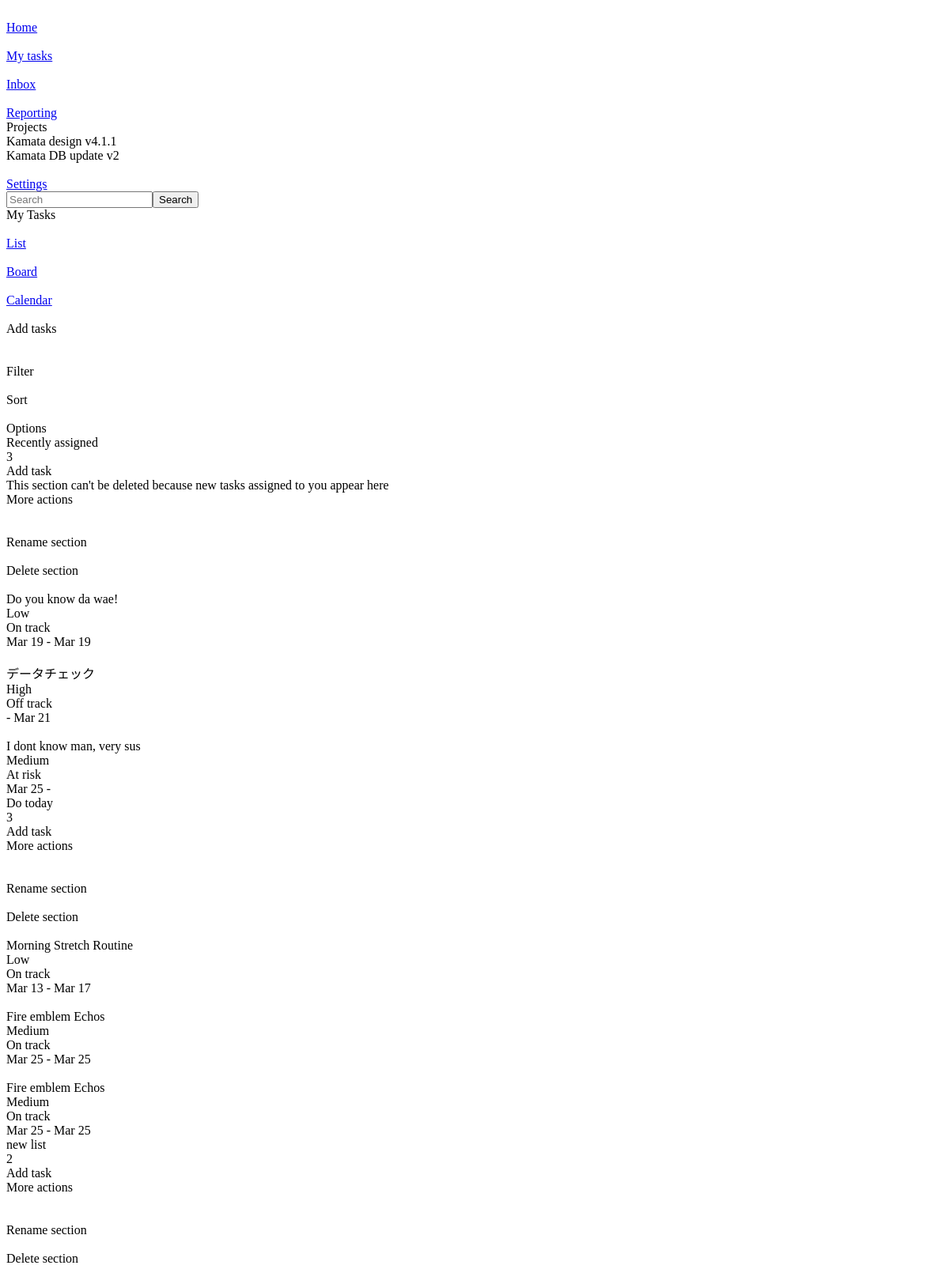
/ (upper part), run on an earlier commit of the app's database.
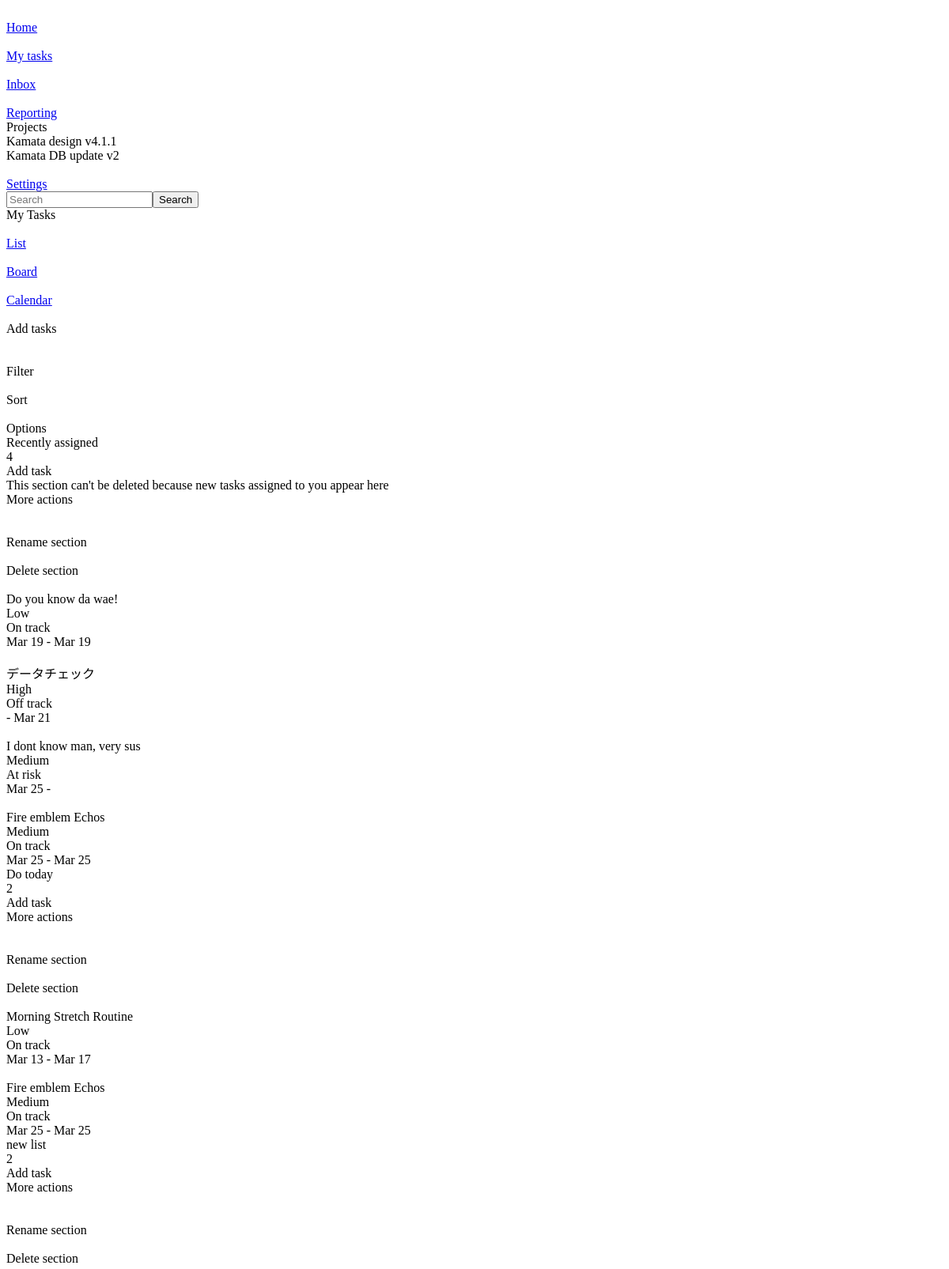
And on a later commit of the database.
### app/models.py (models this page shows)
class Task(models.Model):
    created_by = models.ForeignKey(User, on_delete=models.CASCADE)
    priority = models.ForeignKey('Priority', on_delete=models.CASCADE, null=True, blank=True)
    status = models.ForeignKey('Status', on_delete=models.CASCADE, null=True, blank=True)
    list = models.ForeignKey('List', on_delete=models.CASCADE)
    project = models.ForeignKey('Project', on_delete=models.CASCADE,  null=True, blank=True)
    name = models.CharField(max_length=50)
    is_completed = models.BooleanField(default=False)
    description = models.TextField(null=True, blank=True)
    created_at = models.DateTimeField(auto_now_add=True)
    start_date = models.DateField(null=True, blank=True)
    deadline = models.DateField(null=True, blank=True)

class Priority(models.Model):
    priority = models.CharField(max_length=10, null=True, blank=True)
    combo_class = models.CharField(max_length=10, null=True, blank=True)

class Status(models.Model):
    status = models.CharField(max_length=10, null=True, blank=True)
    combo_class = models.CharField(max_length=10, null=True, blank=True)

class List(models.Model):
    title = models.CharField(max_length=25)

### app/views.py (the view)
# urls.py: path('', views.home, name='home'),
def home(request):
    lists = List.objects.all()
    tasks = Task.objects.all()
    projects = Project.objects.all()
    status = Status.objects.all()
    priority = Priority.objects.all()
    context = {
        'lists': lists,
        'tasks': tasks,
        'projects': projects,
        'status': status,
        'priority': priority,
    }
    return render(request, 'home.html', context)

### app/templatetags/custom_filters.py (called while the page is built)
@register.filter
def filter_by_list(tasks, list_id):
    return tasks.filter(list_id=list_id)

### app/templates/home.html (shortened to what this page needs)
<!DOCTYPE html>
{% load custom_filters %}
{% load static %}
<html data-wf-page="67aeea944d589896c64eea3b" data-wf-site="67aeea944d589896c64ee9d5"
  class="w-mod-js wf-inter-n4-active wf-inter-n3-active wf-inter-n5-active wf-active w-mod-ix">
<head>
  <link href="https://cdn.prod.website-files.com/67aeea944d589896c64ee9d5/css/kamata.webflow.c56fb8e45.css" rel="stylesheet" type="text/css">
  <link rel="stylesheet" href="{% static 'main.css' %}">
  <link rel="stylesheet" href="https://fengyuanchen.github.io/datepicker/css/datepicker.css">
</head>
<body cz-shortcut-listen="true">
  <div class="main-wrap none">
    <div class="sidebar-wrap">
      <div class="sidebar-content_up">
        <div class="content-wrap sidebar_1"><a href="#" class="button sidebar-menu w-inline-block">
            <div class="icon-wrap"><img
                loading="lazy" alt=""></div>
            <div>Home</div>
          </a><a href="#" class="button sidebar-menu is-active w-inline-block">
            <div class="icon-wrap"><img
                loading="lazy" alt=""></div>
            <div>My tasks</div>
          </a><a href="#" class="button sidebar-menu w-inline-block">
            <div class="icon-wrap"><img
            </div>
            <div>Inbox</div>
          </a>
          <div class="content-wrap sidebar_2"><a href="#" class="button sidebar-menu w-inline-block">
              <div class="icon-wrap"><img
                  loading="lazy" alt=""></div>
              <div>Reporting</div>
            </a>
            <div class="project-dropdown_sidebar">
              <div class="text small">Projects</div>
              <div class="list-project_dropdown">
                <div>Kamata design v4.1.1</div>
              </div>
              <div class="list-project_dropdown">
                <div>Kamata DB update v2</div>
              </div>
            </div>
          </div>
        </div>
      </div>
      <div class="sidebar-content_down">
        <div class="content-wrap sidebar_1"><a href="#" class="button sidebar-menu w-inline-block">
            <div class="icon-wrap"><img
                loading="lazy" alt=""></div>
            <div>Settings</div>
          </a>
        </div>
      </div>
    </div>
    <div class="topbar-wrap">
      <div class="searchbar-wrap">
        <form action="/search" class="search w-form"><input class="searchbar-custom w-input" maxlength="256"
            name="query" placeholder="Search" type="search" id="search" required=""><input type="submit"
            class="search-button w-button" value="Search"></form>
      </div>
      <div class="w-layout-grid topbar-content-wrap">
        <div id="w-node-c7ae0cee-eda5-eab6-fc67-11cd50fe6a3e-c64eea3b" class="topbar_header">
          <div class="text title _1">My Tasks</div>
        </div>
        <div id="w-node-_11e6370c-14ee-cfb9-8a9b-27e52f836482-c64eea3b" class="taskpanel_selector"><a href="#"
            class="link views w-inline-block">
            <div class="img-wrap views-icon icon"><img
                loading="lazy" alt=""></div>
            <div>List</div>
          </a><a href="#" class="link views is-active w-inline-block">
            <div class="img-wrap views-icon icon"><img
                loading="lazy" alt=""></div>
            <div>Board</div>
          </a><a href="#" class="link views cursorblock w-inline-block">
            <div class="img-wrap views-icon icon"><img
                loading="lazy" alt=""></div>
            <div>Calendar</div>
          </a></div>
        <div id="w-node-_9061b51e-935b-e7ac-d50a-0adf4edb31f2-c64eea3b" class="w-layout-grid topbar_settings">
          <div id="w-node-_9d3733f6-5a80-b591-2cac-dab826e54d6c-c64eea3b" class="addtask-topbar">
            <div class="button addtask_topbar" data-list="1" data-popup-trigger="create-task">
              <div class="icon-wrap width-13"><img
                  loading="lazy" alt=""></div>
              <div class="text-block">Add tasks</div>
            </div>
            <div class="button moreaction_topbar">
              <div class="icon-wrap width-13"><img
                  loading="lazy" alt=""></div>
            </div>
          </div>
          <div id="w-node-_45d34834-1b3f-18a7-550c-5c7e7e8cb4f9-c64eea3b" class="settings-topbar">
            <div class="button setting">
              <div class="icon-wrap width-13"><img
                  loading="lazy" alt=""></div>
              <div>Filter</div>
            </div>
            <div class="button setting">
              <div class="icon-wrap width-13"><img
                  loading="lazy" alt=""></div>
              <div>Sort</div>
            </div>
            <div class="button setting">
              <div class="icon-wrap width-13"><img
                  loading="lazy" alt=""></div>
              <div>Options</div>
            </div>
          </div>
        </div>
      </div>
    </div>
    <div class="w-layout-grid list-wrap">
      <div id="w-node-_60766be2-e2cf-9137-be7b-4c8f2ddb67e6-c64eea3b" class="list-group">
        <div data-list="first" data-list="1" class="list">
          <div class="list-header">
            <div class="flex gap5">
              <div class="list_header-title">Recently assigned</div>
              <div class="text list_header-total">{{ tasks|filter_by_list:1|length }}<br></div>
            </div>
            <div class="flex y-center gap2 relative">
              <div data-list="1" class="explanation-box tooltip-list_header-addtask-hover">
                <div>Add task</div>
              </div>
              <div data-list="1" class="explanation-box tooltip-delete-section-null-hover">
                <div>This section can't be deleted because new tasks assigned to you appear here</div>
              </div>
              <div data-list="1" class="explanation-box tooltip-list_header-moreactions-hover">
                <div>More actions</div>
              </div>
              <div data-explains="tooltip-list_header-addtask-hover" data-list="1" class="button list_header-addtask"
                data-popup-trigger="create-task">
              </div>
              <div data-explains="tooltip-list_header-moreactions-hover" data-list="1"
                class="button list_header-moreactions"><img
              </div>
              <div data-list="1" class="subpage list_header-moreactions-menu">
                <div class="subpage_link rename-section">
                  <div>Rename section</div>
                </div>
                <div data-explains="tooltip-delete-section-null-hover" data-list="1"
                  class="subpage_link delete-section-null">
                  <div class="img-wrap trashcan-icon"><img
                      loading="lazy" alt=""></div>
                  <div>Delete section</div>
                </div>
              </div>
            </div>
          </div>
          {% for task in tasks|filter_by_list:1 %}
          <div data-item="{{ task.id }}" data-popup-trigger="edit-task" data-task-id="{{ task.id }}" data-item-project-id="{{ task.project.id }}" data-item-project-name="{{ task.project.name }}" data-item-description="{{ task.description }}" data-item-start-date="{{ task.start_date }}" data-item-deadline="{{ task.deadline }}"
            data-edit-mode="true"
            class="w-layout-grid list-item {% if task.project %}{{ task.project.color.color }}{% endif %} task-content">
            <div class="flex gap5">
              <div class="button icon"><img
                  loading="lazy" alt=""></div>
              <div class="list_item-title">{{ task.name }}</div>
            </div>
            <div class="flex gap5">
              <div class="list_item-priority {{ task.priority.combo_class }}" data-priority-value="{{ task.priority.id }}">{{ task.priority.priority }}</div>
              <div class="list_item-status {{ task.status.combo_class }}" data-status-value="{{ task.status.id }}">{{ task.status.status }}</div>
            </div>
            <div class="flex y-center gap5">
              <div>{{ task.start_date|date:"M d" }} - {{ task.deadline|date:"M d" }}</div>
            </div>
          </div>
          {% endfor %}
        </div>
        {% for list in lists %}
        {% if list.id > 1 %}
        <div data-list="{{ list.id }}" class="list">
          <div class="list-header">
            <div class="flex gap5">
              <div class="list_header-title">{{ list.title }}</div>
              <div class="text list_header-total">{{ tasks|filter_by_list:list.id|length }}<br></div>
            </div>
            <div class="flex y-center gap2 relative">
              <div data-list="{{ list.id }}" class="explanation-box tooltip-list_header-addtask-hover">
                <div>Add task</div>
              </div>
              <div data-list="{{ list.id }}" class="explanation-box tooltip-list_header-moreactions-hover">
                <div>More actions</div>
              </div>
              <div data-explains="tooltip-list_header-addtask-hover" data-list="{{ list.id }}"
                class="button list_header-addtask" data-popup-trigger="create-task">
              </div>
              <div data-explains="tooltip-list_header-moreactions-hover" data-list="{{ list.id }}"
                class="button list_header-moreactions">
              </div>
              <div data-list="{{ list.id }}" class="subpage list_header-moreactions-menu">
                <div class="subpage_link rename-section">
                  <div>Rename section</div>
                </div>
                <div data-popup-trigger="delete-list" data-list="{{ list.id }}" class="subpage_link">
                  <div class="img-wrap trashcan-icon">
                  </div>
                  <div>Delete section</div>
                </div>
              </div>
            </div>
          </div>
          {% for task in tasks|filter_by_list:list.id %}
          <div data-item="{{ task.id }}" data-popup-trigger="edit-task" data-task-id="{{ task.id }}" data-item-project-id="{{ task.project.id }}" data-item-project-name="{{ task.project.name }}" data-item-description="{{ task.description }}" data-item-start-date="{{ task.start_date }}" data-item-deadline="{{ task.deadline }}"
            data-edit-mode="true"
            class="w-layout-grid list-item {% if task.project %}{{ task.project.color.color }}{% endif %}">
            <div class="flex gap5">
              <div class="button icon"><img
                  loading="lazy" alt=""></div>
              <div class="list_item-title">{{ task.name }}</div>
            </div>
            <div class="flex gap5">
              <div class="list_item-priority {{ task.priority.combo_class }}" data-priority-value="{{ task.priority.id }}">{{ task.priority.priority }}</div>
              <div class="list_item-status {{ task.status.combo_class }}" data-status-value="{{ task.status.id }}">{{ task.status.status }}</div>
            </div>
            <div class="flex y-center gap5">
              <div>{{ task.start_date|date:"M d" }} - {{ task.deadline|date:"M d" }}</div>
            </div>
          </div>
          {% endfor %}
        </div>
        {% endif %}
        {% endfor %}
      </div>
    </div>
  </div>
</body>
</html>

### app/static/main.css (style rules this page uses)
.w-layout-grid.list-item { cursor: pointer; }
.list-item { cursor: pointer !important; position: relative; z-index: 1; }
.w-layout-grid .subpage .subpage_link:not(.delete-section-null) { cursor: pointer !important; }
[data-wf-page] .subpage .subpage_link:not(.delete-section-null) { cursor: pointer !important; }

### app/templates/home.html (style rules this page uses)
:root { --main-light-color: #f3f5fb; --main-dark-color: black; --main-active-color: #137bf6; }

What changed in the data, as far as the page shows it:
now on one of the page's lists (row edited): Task: name "Fire emblem Echos", priority.priority "Medium", status.status "On track", start_date "Mar 25", deadline "Mar 25"
changed List "Do today": id "3" → "2"; loses Task (name "Fire emblem Echos", priority.priority "Medium", status.status "On track", start_date "Mar 25", deadline "Mar 25")
Also different on the page:
{{ tasks|filter_by_list:1|length }}: "3" → "4"
